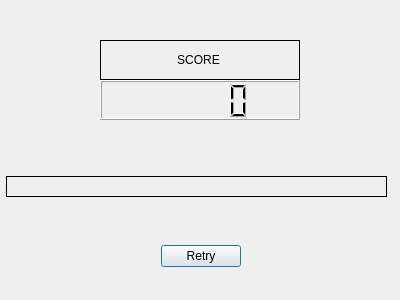
<?xml version="1.0" encoding="UTF-8"?>
<ui version="4.0">
 <class>Results</class>
 <widget class="QDialog" name="Results">
  <property name="geometry">
   <rect>
    <x>0</x>
    <y>0</y>
    <width>400</width>
    <height>300</height>
   </rect>
  </property>
  <property name="windowTitle">
   <string>Dialog</string>
  </property>
  <widget class="QDialogButtonBox" name="buttonBox">
   <property name="geometry">
    <rect>
     <x>30</x>
     <y>240</y>
     <width>341</width>
     <height>32</height>
    </rect>
   </property>
   <property name="orientation">
    <enum>Qt::Horizontal</enum>
   </property>
   <property name="standardButtons">
    <set>QDialogButtonBox::Retry</set>
   </property>
   <property name="centerButtons">
    <bool>true</bool>
   </property>
  </widget>
  <widget class="QLabel" name="label">
   <property name="geometry">
    <rect>
     <x>100</x>
     <y>40</y>
     <width>200</width>
     <height>40</height>
    </rect>
   </property>
   <property name="frameShape">
    <enum>QFrame::Box</enum>
   </property>
   <property name="text">
    <string>                      SCORE</string>
   </property>
  </widget>
  <widget class="QLCDNumber" name="lcdNumber">
   <property name="geometry">
    <rect>
     <x>100</x>
     <y>80</y>
     <width>200</width>
     <height>40</height>
    </rect>
   </property>
  </widget>
  <widget class="QLabel" name="label_2">
   <property name="geometry">
    <rect>
     <x>6</x>
     <y>176</y>
     <width>381</width>
     <height>21</height>
    </rect>
   </property>
   <property name="frameShape">
    <enum>QFrame::Box</enum>
   </property>
   <property name="text">
    <string/>
   </property>
  </widget>
 </widget>
 <resources/>
 <connections>
  <connection>
   <sender>buttonBox</sender>
   <signal>accepted()</signal>
   <receiver>Results</receiver>
   <slot>accept()</slot>
   <hints>
    <hint type="sourcelabel">
     <x>248</x>
     <y>254</y>
    </hint>
    <hint type="destinationlabel">
     <x>157</x>
     <y>274</y>
    </hint>
   </hints>
  </connection>
  <connection>
   <sender>buttonBox</sender>
   <signal>rejected()</signal>
   <receiver>Results</receiver>
   <slot>reject()</slot>
   <hints>
    <hint type="sourcelabel">
     <x>316</x>
     <y>260</y>
    </hint>
    <hint type="destinationlabel">
     <x>286</x>
     <y>274</y>
    </hint>
   </hints>
  </connection>
 </connections>
</ui>
